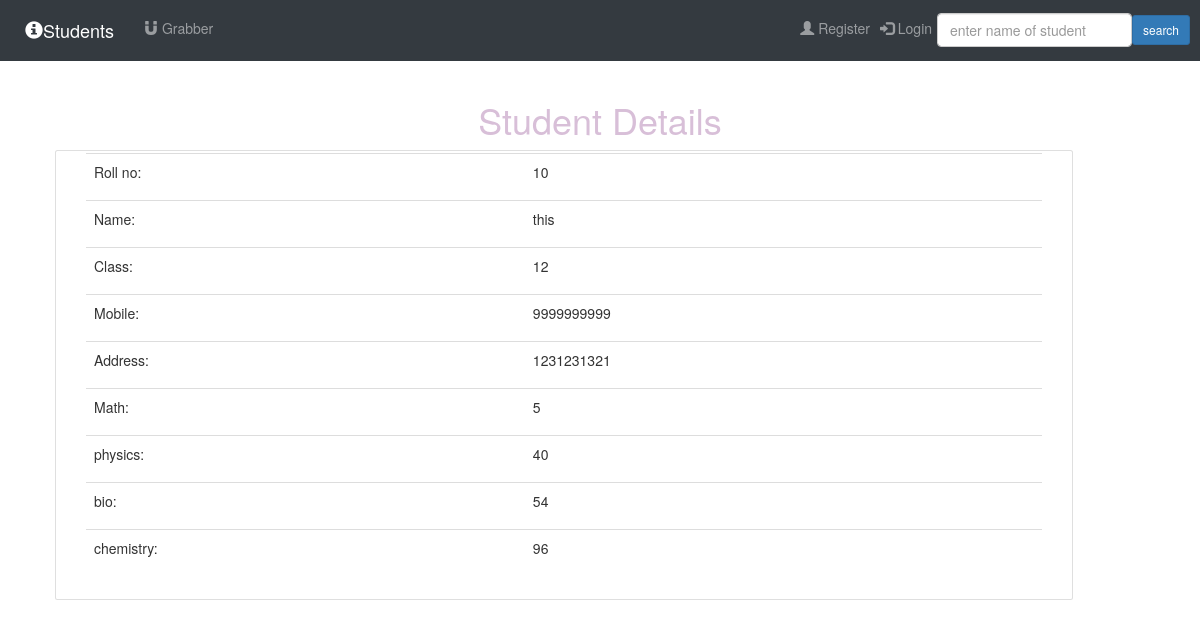
/detail/10/, run on the app's committed database.
### Students/models.py (models this page shows, shortened)
class Student(models.Model):
    roll_no =  models.IntegerField(primary_key=True)
    name    =  models.CharField(max_length=120)
    cls   =   models.CharField(max_length=12)
    mobile  =  models.CharField(max_length=10)
    address =   models.CharField(max_length=400)

class StudentAcademics(models.Model):
    student     = models.ForeignKey(Student,on_delete=models.CASCADE)
    math        = models.IntegerField(null=True,blank=True)
    physics     = models.IntegerField(null=True,blank=True)
    bio         = models.IntegerField(null=True,blank=True)
    chemistry   = models.IntegerField(null=True,blank=True)

### Students/views.py (the view)
# urls.py: path('detail/<roll>/',detail,name="detail"),
def detail(request,roll,*args, **kwargs):
    object = Student.objects.get(roll_no=roll)
    object2 = StudentAcademics.objects.get(student=object)
    data = {
        'student': "not found",
    }
    if object and object2:
        data = {
            'student': object,
            'student1':object2
       }
    return render(request=request, template_name='Students/detail.html', context=data)

### Templates/Students/detail.html (shortened to what this page needs)
{% extends 'base.html' %}
{% load static %}
{% block content %}
<span >
    <center class="container"><h1 style="color: thistle;margin-top: 100px;">Student Details</h1></center>
</span>
<center>
    <div class="container">
    <div class="col-md-11 container card mx-3 ">
                <div class="col-md-12 my-1">
                        <table class="table">
                            <tr>
                                <td>
                                    <p>Roll no:</p>
                                </td>
                                <td>
                                    <p>{{student.roll_no}}</p>
                                </td>
                            </tr>
                            <tr>
                                <td>
                                    <p>Name:</p>
                                </td>
                                <td>
                                    <p>{{student.name}}</p>
                                </td>
                            </tr>
                            <tr>
                                <td>
                                    <p>Class:</p>
                                </td>
                                <td>
                                    <p>{{student.cls}}</p>
                                </td>
                            </tr>
                            <tr>
                                <td>
                                    <p>Mobile:</p>
                                </td>
                                <td>
                                    <p>{{student.mobile}}</p>
                                </td>
                            </tr>
                            <tr>
                                <td>
                                    <p>Address:</p>
                                </td>
                                <td>
                                    <p>{{student.address}}</p>
                                </td>
                            </tr>
                            <tr>
                                <td>
                                    <p>Math:</p>
                                </td>
                                <td>
                                    <p>{{student1.math}}</p>
                                </td>
                            </tr>
                            <tr>
                                <td>
                                    <p>physics:</p>
                                </td>
                                <td>
                                    <p>{{student1.physics}}</p>
                                </td>
                            </tr>
                            <tr>
                                <td>
                                    <p>bio:</p>
                                </td>
                                <td>
                                    <p>{{student1.bio}}</p>
                                </td>
                            </tr>
                            <tr>
                                <td>
                                    <p>chemistry:</p>
                                </td>
                                <td>
                                    <p>{{student1.chemistry}}</p>
                                </td>
                            </tr>
                        </table>
                    </div>
            </div>
    </div>
</center>
{% endblock %}

### Templates/base.html (style rules this page uses)
body { background-image: url('https://images.pexels.com/photos/5211430/pexels-photo-5211430.jpeg'); -webkit-background-size: cover; -moz-background-size: cover; -o-background-size: cover; background-size: cover; }

### data on the page
Student: roll_no "10", name "this", cls "12", mobile "9999999999", address "1231231321"
StudentAcademics: math "5", physics "40", bio "54", chemistry "96"
